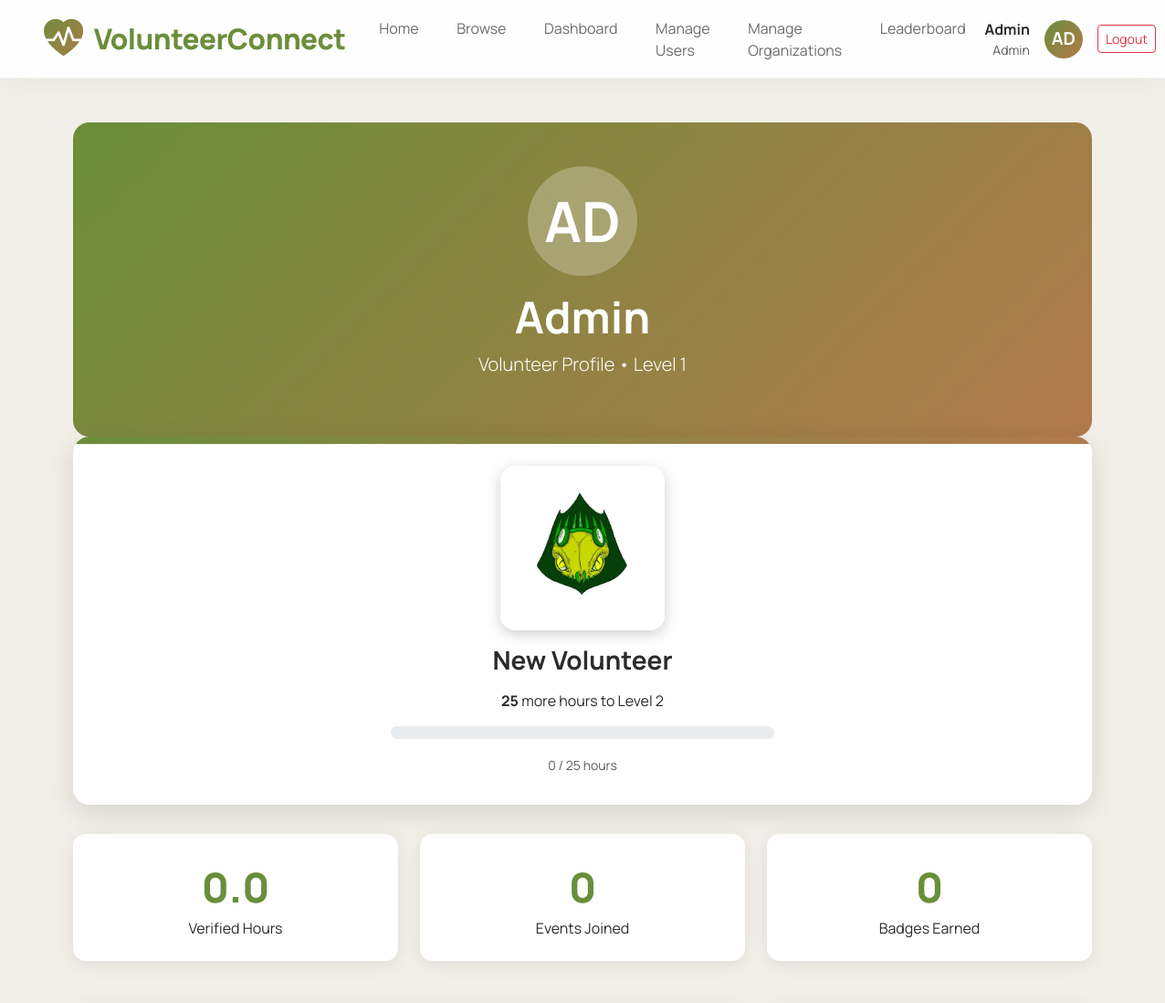
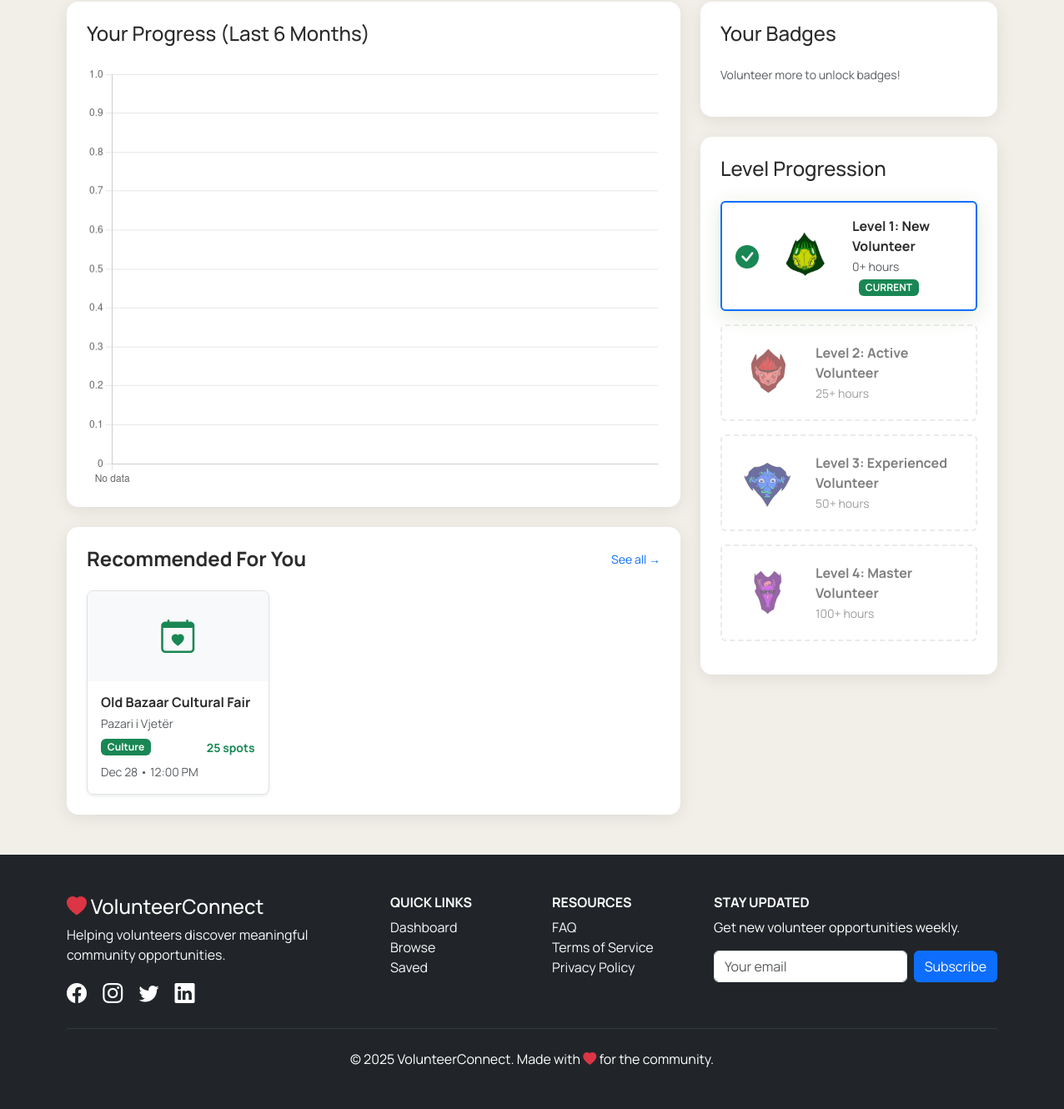
The app's page /profile.php (signed in) with its own data (2 pictures, top to bottom).
### tables this page shows
CREATE TABLE opportunities (
    id INT AUTO_INCREMENT PRIMARY KEY,
    title VARCHAR(255) NOT NULL,
    description TEXT NOT NULL,
    category VARCHAR(50) DEFAULT 'General',
    location_name VARCHAR(255) NOT NULL,
    latitude DECIMAL(10,8) NULL,
    longitude DECIMAL(11,8) NULL,
    date DATE NOT NULL,
    time TIME NULL,
    slots INT DEFAULT 20,
    filled_slots INT DEFAULT 0,
    organization_id INT NOT NULL,
    created_at TIMESTAMP DEFAULT CURRENT_TIMESTAMP,
    FOREIGN KEY (organization_id) REFERENCES users(id) ON DELETE CASCADE,
    INDEX idx_date (date),
    INDEX idx_category (category)
);

### profile.php (the view, shortened to what this page needs)
<?php
require_once 'config/config.php';
include_once 'includes/header.php';
$user_id = $_SESSION['user_id'];
$user_name = $_SESSION['name'] ?? 'Volunteer';
$stmt = $conn->prepare("
    SELECT COALESCE(SUM(a.hours_worked), 0)
    FROM applications a
    WHERE a.volunteer_id = ? AND a.status = 'completed' AND a.hours_approved = 1
");
$stmt->execute([$user_id]);
$total_hours = (float)$stmt->fetchColumn();
$hours_by_month_stmt = $conn->prepare("
    SELECT DATE_FORMAT(o.date, '%Y-%m') as month, COALESCE(SUM(a.hours_worked), 0) as hours
    FROM applications a
    JOIN opportunities o ON a.opportunity_id = o.id
    WHERE a.volunteer_id = ? AND a.status = 'completed' AND a.hours_approved = 1
      AND o.date >= DATE_SUB(CURDATE(), INTERVAL 6 MONTH)
    GROUP BY month ORDER BY month ASC
");
$hours_by_month_stmt->execute([$user_id]);
$hours_by_month = $hours_by_month_stmt->fetchAll(PDO::FETCH_ASSOC);
$events_stmt = $conn->prepare("SELECT COUNT(*) FROM applications WHERE volunteer_id = ? AND status IN ('confirmed', 'completed')");
$events_stmt->execute([$user_id]);
$total_events = (int)$events_stmt->fetchColumn();
$badges = [];
function getVolunteerLevel($hours) {
    return ['level' => 1, 'name' => 'New Volunteer', 'req' => 0, 'next' => 25];
}
$level_info = getVolunteerLevel($total_hours);
$level_images = [1 => 'img/engineers.jpg', 2 => 'img/speedsters.jpg', 3 => 'img/shadows.jpg', 4 => 'img/hipster.jpg'];
$level_names = [1 => 'New Volunteer', 2 => 'Active Volunteer', 3 => 'Experienced Volunteer', 4 => 'Master Volunteer'];
?>
<div class="container my-5">
    <div class="profile-header">
        <div style="width:120px;height:120px;background:rgba(255,255,255,.25);border-radius:50%;display:inline-flex;align-items:center;justify-content:center;font-size:3.8rem;font-weight:bold">
            <?= strtoupper(substr($user_name,0,2)) ?>
        </div>
        <h1 class="display-5 fw-bold mt-3"><?= htmlspecialchars($user_name) ?></h1>
        <p class="lead">Volunteer Profile • Level <?= $level_info['level'] ?></p>
    </div>
    <div class="level-display">
        <?php if (file_exists($level_images[$level_info['level']])): ?>
            <img src="<?= $level_images[$level_info['level']] ?>" alt="Level <?= $level_info['level'] ?>" class="level-image">
        <?php else: ?>
            <div class="level-image d-flex align-items-center justify-content-center text-white" style="background:linear-gradient(135deg,var(--accent),var(--accent2));font-size:5rem;font-weight:bold">L<?= $level_info['level'] ?></div>
        <?php endif; ?>
        <h3 class="fw-bold mt-2"><?= $level_info['name'] ?></h3>
        <?php if ($level_info['next'] !== null):
            $needed = $level_info['next'] - $total_hours;
            $progress = (($total_hours - $level_info['req']) / ($level_info['next'] - $level_info['req'])) * 100;
        ?>
            <p class="mt-3"><strong><?= number_format($needed) ?></strong> more hours to Level <?= $level_info['level'] + 1 ?></p>
            <div class="progress-bar-custom"><div class="progress-fill" style="width:<?= min(100, $progress) ?>%"></div></div>
            <small class="text-muted"><?= number_format($total_hours) ?> / <?= $level_info['next'] ?> hours</small>
        <?php else: ?>
            <p class="mt-3 text-success fw-bold fs-4">Maximum Level Achieved!</p>
        <?php endif; ?>
    </div>
    <div class="row g-4 mb-5">
        <div class="col-md-4"><div class="stat-card text-center"><div class="stat-number"><?= number_format($total_hours,1) ?></div><div>Verified Hours</div></div></div>
        <div class="col-md-4"><div class="stat-card text-center"><div class="stat-number"><?= $total_events ?></div><div>Events Joined</div></div></div>
        <div class="col-md-4"><div class="stat-card text-center"><div class="stat-number"><?= count($badges) ?></div><div>Badges Earned</div></div></div>
    </div>
    <div class="row g-4">
        <div class="col-lg-8">
            <div class="stat-card p-4">
                <h4 class="mb-4">Your Progress (Last 6 Months)</h4>
                <canvas id="hoursChart" height="220"></canvas>
            </div>
            <div class="stat-card mt-4 p-4">
                <div class="d-flex justify-content-between align-items-center mb-4">
                    <h4 class="fw-bold mb-0">Recommended For You</h4>
                    <a href="public_browse.php" class="small text-decoration-none">See all →</a>
                </div>
                <?php
                $top_cats_stmt = $conn->prepare("
                    SELECT o.category, COUNT(*) as c
                    FROM applications a
                    JOIN opportunities o ON a.opportunity_id = o.id
                    WHERE a.volunteer_id = ? AND a.status IN ('confirmed','completed')
                    GROUP BY o.category ORDER BY c DESC LIMIT 2
                ");
                $top_cats_stmt->execute([$user_id]);
                $top_cats = $top_cats_stmt->fetchAll(PDO::FETCH_COLUMN);
                $where_cats = !empty($top_cats) ? "AND o.category IN ('" . implode("','", array_map('addslashes', $top_cats)) . "')" : "";
                $rec_stmt = $conn->prepare("
                    SELECT o.*, u.name AS org_name, (o.slots - o.filled_slots) AS spots_left
                    FROM opportunities o
                    LEFT JOIN users u ON o.organization_id = u.id
                    WHERE o.date >= CURDATE()
                      $where_cats
                      AND o.id NOT IN (SELECT opportunity_id FROM applications WHERE volunteer_id = ?)
                    ORDER BY
                      CASE WHEN o.category IN ('" . implode("','", array_map('addslashes', $top_cats)) . "') THEN 0 ELSE 1 END,
                      o.date ASC
                    LIMIT 3
                ");
                $rec_stmt->execute([$user_id]);
                $recommended = $rec_stmt->fetchAll(PDO::FETCH_ASSOC);
                ?>
                <?php if (empty($recommended)): ?>
                    <p class="text-muted text-center py-5">
                        New events are added daily — check back soon!
                    </p>
                <?php else: ?>
                    <div class="row g-3">
                        <?php foreach ($recommended as $event): ?>
                            <div class="col-md-4">
                                <div class="border rounded-3 overflow-hidden shadow-sm h-100 position-relative hover-lift"
                                     style="cursor:pointer" onclick="location.href='opportunity_detail.php?id=<?= $event['id'] ?>'">
                                    <div class="bg-light text-center py-4">
                                        <i class="bi bi-calendar-heart fs-1 text-success"></i>
                                    </div>
                                    <div class="p-3">
                                        <h6 class="fw-bold mb-1 text-truncate"><?= htmlspecialchars($event['title']) ?></h6>
                                        <small class="text-muted d-block mb-2">
                                            <?= htmlspecialchars($event['location_name']) ?>
                                        </small>
                                        <div class="d-flex justify-content-between align-items-center">
                                            <span class="badge bg-success"><?= ucfirst($event['category']) ?></span>
                                            <small class="text-success fw-bold"><?= $event['spots_left'] ?> spots</small>
                                        </div>
                                        <small class="text-muted d-block mt-2">
                                            <?= date('M j', strtotime($event['date'])) ?>
                                            <?= $event['time'] ? ' • '.date('g:i A', strtotime($event['time'])) : '' ?>
                                        </small>
                                    </div>
                                </div>
                            </div>
                        <?php endforeach; ?>
                    </div>
                <?php endif; ?>
            </div>
        </div>
        <div class="col-lg-4">
            <div class="stat-card mb-4">
                <h4 class="mb-4">Your Badges</h4>
                <?php if (empty($badges)): ?><p class="text-muted small">Volunteer more to unlock badges!</p><?php endif; ?>
            </div>
            <div class="stat-card">
                <h4 class="mb-4">Level Progression</h4>
                <?php for ($i = 1; $i <= 4; $i++):
                    $unlocked = $total_hours >= ($i == 1 ? 0 : ($i == 2 ? 25 : ($i == 3 ? 50 : 100)));
                    $is_current = $level_info['level'] == $i;
                ?>
                    <div class="d-flex align-items-center p-3 rounded mb-3 level-item <?= $unlocked ? 'unlocked' : 'locked' ?> <?= $is_current ? 'border-primary' : '' ?>">
                        <?php if ($unlocked): ?><i class="bi bi-check-circle-fill text-success me-3 fs-3"></i><?php endif; ?>
                        <img src="<?= $level_images[$i] ?>" alt="Level <?= $i ?>" class="level-thumb me-3">
                        <div>
                            <strong>Level <?= $i ?>: <?= $level_names[$i] ?></strong><br>
                            <small class="text-muted"><?= $i == 1 ? '0' : ($i == 2 ? '25' : ($i == 3 ? '50' : '100')) ?>+ hours</small>
                            <?php if ($is_current): ?><span class="badge bg-success ms-2">CURRENT</span><?php endif; ?>
                        </div>
                    </div>
                <?php endfor; ?>
            </div>
        </div>
    </div>
</div>
<script>
    const ctx = document.getElementById('hoursChart');
    const data = <?= json_encode($hours_by_month) ?>;
    const labels = data.map(m => new Date(m.month + '-01').toLocaleDateString('en-US', { month: 'short', year: 'numeric' }));
    const values = data.map(m => parseFloat(m.hours));
    new Chart(ctx, {
        type: 'line',
        data: { labels: labels.length ? labels : ['No data'], datasets: [{ label: 'Hours', data: values, borderColor: '#6a8e3a', backgroundColor: 'rgba(106,142,58,0.1)', tension: 0.4, fill: true }] },
        options: { responsive: true, plugins: { legend: { display: false } } }
    });
</script>
<?php include 'includes/footer.php'; ?>

### includes/header.php (style rules this page uses)
:root { --earth-1: #f2efe9; --accent-1: #6a8e3a; --accent-2: #b27a4b; --muted: #6b6b6b; }
body { font-family: 'Manrope', 'Inter', sans-serif; background: var(--earth-1); color: #2b2b2b; margin: 0; }

### profile.php (style rules this page uses)
:root { --accent:#6a8e3a;--accent2:#b27a4b }
.profile-header { background:linear-gradient(135deg,var(--accent),var(--accent2));color:white;padding:3rem;border-radius:18px;text-align:center }
.level-display { background:white;border-radius:18px;padding:2rem;box-shadow:0 8px 30px rgba(0,0,0,.12);text-align:center;position:relative;overflow:hidden;margin-bottom:2rem }
.level-display::before { content:'';position:absolute;top:0;left:0;right:0;height:8px;background:linear-gradient(90deg,var(--accent),var(--accent2)) }
.level-image { width:180px;height:180px;object-fit:cover;border-radius:16px;margin:0 auto 1rem;display:block;border:4px solid #fff;box-shadow:0 4px 15px rgba(0,0,0,.2) }
.progress-bar-custom { height:14px;background:#e9ecef;border-radius:10px;overflow:hidden;max-width:420px;margin:1rem auto }
.stat-card { background:white;padding:1.5rem;border-radius:14px;box-shadow:0 4px 20px rgba(0,0,0,.08) }
.stat-number { font-size:2.8rem;font-weight:800;color:var(--accent) }
.level-item.unlocked { box-shadow:0 6px 25px rgba(106,142,58,.2);border:2px solid var(--accent) }
.level-item.locked { opacity:0.6;border:2px dashed #ddd }
.level-thumb { width:80px;height:80px;object-fit:cover;border-radius:12px }

### records on screen
opportunities: title "Old Bazaar Cultural Fair", location_name "Pazari i Vjetër", category "Culture", spots_left "25", date "Dec 28", time "12:00 PM"

### other values on screen
$_SESSION['name'] "Admin"
$_SESSION['role'] "Admin"
substr($_SESSION['name'] ?? 'U', 0, 2) "AD"
substr($user_name,0,2) "AD"
$user_name "Admin"
$level_info['level'] "1"
$level_info['name'] "New Volunteer"
$needed "25"
$level_info['level'] + 1 "2"
$total_hours "0"
$level_info['next'] "25"
$total_hours "0.0"
$total_events "0"
count($badges) "0"
$level_names[$i] "New Volunteer"
